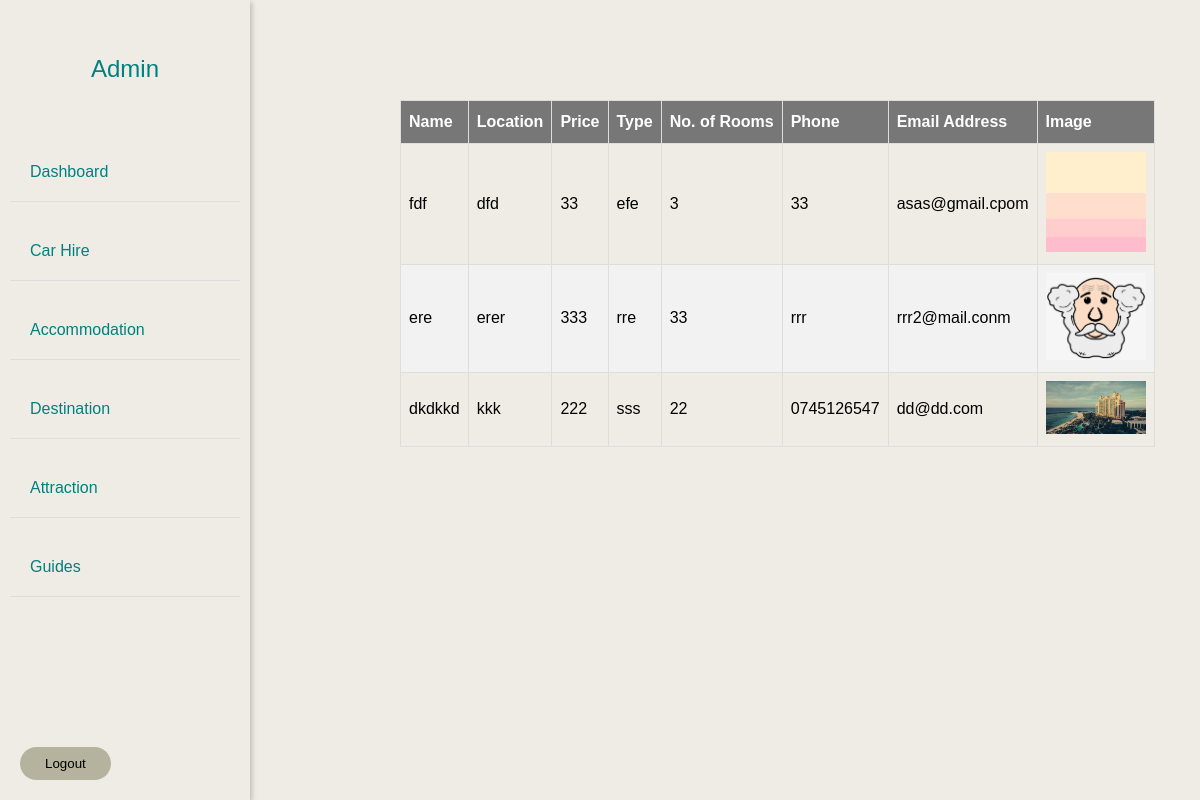
/newaccommodation/accommodationlist/, run on an earlier commit of the app's database.
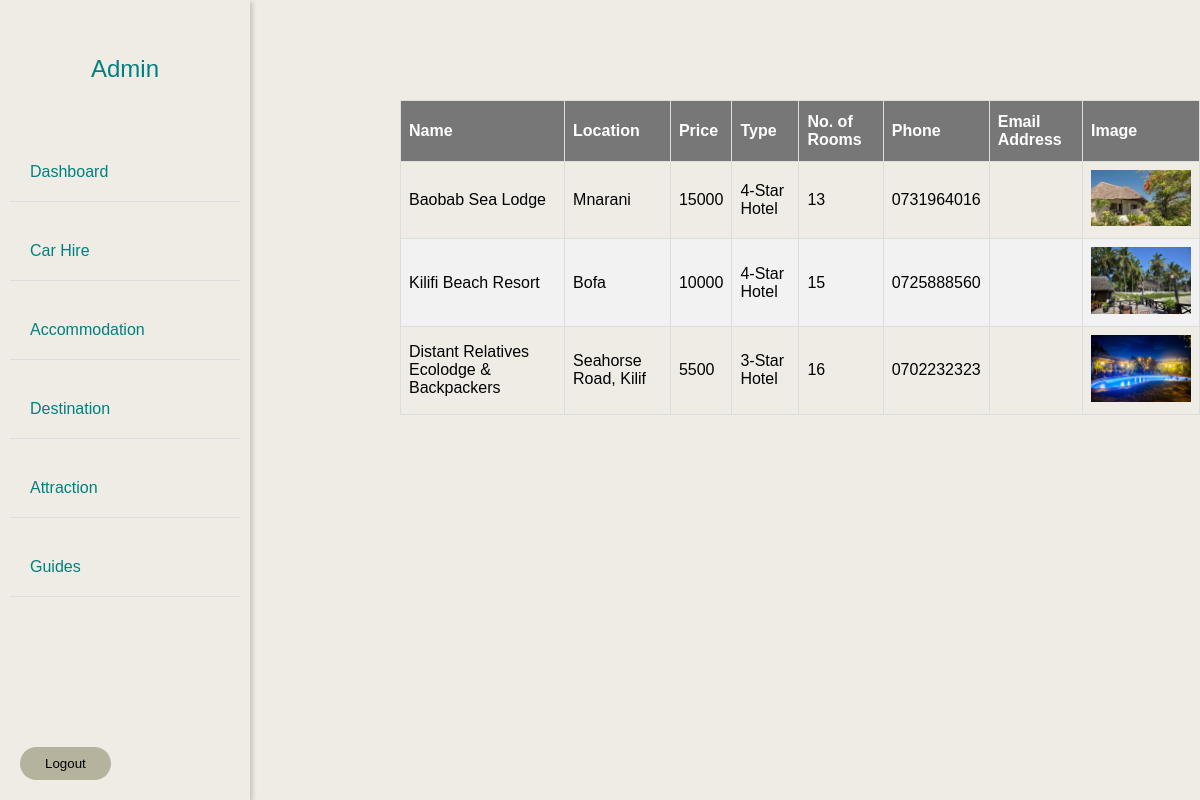
And on a later commit of the database.
### Karibu_Kilifi/models.py (models this page shows, shortened)
class accommodation(models.Model):
    name = models.CharField(max_length=50, verbose_name='Name')
    location = models.CharField(max_length=20, verbose_name='Location')
    price = models.IntegerField(verbose_name='Price')
    image = models.ImageField(verbose_name='Image', blank=True)
    description = models.TextField(max_length=100, verbose_name='Description')
    type = models.CharField(max_length=20, verbose_name='Type')
    rooms = models.IntegerField(verbose_name='No. of rooms')
    phone = models.CharField(verbose_name='Contact Phone', blank=True, max_length=15)
    email_address = models.EmailField(verbose_name='Email Address', blank=True)

### Karibu_Kilifi/views.py (the view)
# urls.py: path('newaccommodation/accommodationlist/', accommodation_List),
def accommodation_List(request):
    accommodationList = accommodation.objects.all()
    return render(request, 'Accommodations/Admin/accommodationlist.html', {"accommodation": accommodationList})

### templates/Accommodations/Admin/accommodationlist.html (shortened to what this page needs)
{% extends 'AdminIndex.html' %}
{% block content %}
    <div class="tablelist">
    <table id="cars">
    <thead>
        <tr>
            <th>Name</th>
            <th>Location</th>
            <th>Price</th>
            <th>Type</th>
            <th>No. of Rooms</th>
            <th>Phone</th>
            <th>Email Address</th>
            <th>Image</th>
        </tr>
    </thead>
    <tbody>
    {% for accommodations in accommodation %}
    <tr>
        <td> {{accommodations.name}} </td>
        <td>{{ accommodations.location }}</td>
        <td>{{ accommodations.price }}</td>
        <td>{{ accommodations.type }}</td>
        <td>{{ accommodations.rooms }}</td>
        <td>{{ accommodations.phone }}</td>
        <td>{{ accommodations.email_address }}</td>
        <td>
            {% if accommodations.image %}
                <img src="{{ accommodations.image.url }}" alt="Hotel" style="max-width: 100px; max-height: 100px;">
            {% else %}
                No Image Available
            {% endif %}
        </td>
    </tr>
        {% endfor %}
    </tbody>
</table>
    </div>
{% endblock %}

What changed in the data, as far as the page shows it:
removed accommodation: name "fdf", location "dfd", price "33", type "efe", rooms "3", phone "33", email_address "asas@gmail.cpom", image (picture)
removed accommodation: name "ere", location "erer", price "333", type "rre", rooms "33", phone "rrr", email_address "rrr2@mail.conm", image (picture)
removed accommodation: name "dkdkkd", location "kkk", price "222", type "sss", rooms "22", phone "0745126547", email_address "dd@dd.com", image (picture)
added accommodation: name "Baobab Sea Lodge", location "Mnarani", price "15000", type "4-Star Hotel", rooms "13", phone "0731964016", image (picture)
added accommodation: name "Kilifi Beach Resort", location "Bofa", price "10000", type "4-Star Hotel", rooms "15", phone "0725888560", image (picture)
added accommodation: name "Distant Relatives Ecolodge & Backpackers", location "Seahorse Road, Kilif", price "5500", type "3-Star Hotel", rooms "16", phone "0702232323", image (picture)
